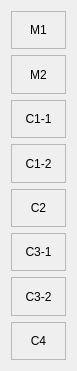
    <widget class="QWidget" name="layoutWidget">
     <property name="geometry">
      <rect>
       <x>104</x>
       <y>50</y>
       <width>61</width>
       <height>371</height>
      </rect>
     </property>
     <layout class="QGridLayout" name="gridLayout_2">
      <item row="0" column="0">
       <widget class="PyDMLabel" name="PyDMLabel_2">
        <property name="minimumSize">
         <size>
          <width>55</width>
          <height>0</height>
         </size>
        </property>
        <property name="toolTip">
         <string/>
        </property>
        <property name="frameShape">
         <enum>QFrame::StyledPanel</enum>
        </property>
        <property name="frameShadow">
         <enum>QFrame::Plain</enum>
        </property>
        <property name="lineWidth">
         <number>5</number>
        </property>
        <property name="text">
         <string>M1</string>
        </property>
        <property name="alignment">
         <set>Qt::AlignCenter</set>
        </property>
       </widget>
      </item>
      <item row="1" column="0">
       <widget class="PyDMLabel" name="PyDMLabel_9">
        <property name="minimumSize">
         <size>
          <width>55</width>
          <height>0</height>
         </size>
        </property>
        <property name="toolTip">
         <string/>
        </property>
        <property name="frameShape">
         <enum>QFrame::StyledPanel</enum>
        </property>
        <property name="frameShadow">
         <enum>QFrame::Plain</enum>
        </property>
        <property name="lineWidth">
         <number>5</number>
        </property>
        <property name="text">
         <string>M2</string>
        </property>
        <property name="alignment">
         <set>Qt::AlignCenter</set>
        </property>
       </widget>
      </item>
      <item row="2" column="0">
       <widget class="PyDMLabel" name="PyDMLabel_8">
        <property name="minimumSize">
         <size>
          <width>55</width>
          <height>0</height>
         </size>
        </property>
        <property name="toolTip">
         <string/>
        </property>
        <property name="frameShape">
         <enum>QFrame::StyledPanel</enum>
        </property>
        <property name="frameShadow">
         <enum>QFrame::Plain</enum>
        </property>
        <property name="lineWidth">
         <number>5</number>
        </property>
        <property name="text">
         <string>C1-1</string>
        </property>
        <property name="alignment">
         <set>Qt::AlignCenter</set>
        </property>
       </widget>
      </item>
      <item row="3" column="0">
       <widget class="PyDMLabel" name="PyDMLabel_7">
        <property name="minimumSize">
         <size>
          <width>55</width>
          <height>0</height>
         </size>
        </property>
        <property name="toolTip">
         <string/>
        </property>
        <property name="frameShape">
         <enum>QFrame::StyledPanel</enum>
        </property>
        <property name="frameShadow">
         <enum>QFrame::Plain</enum>
        </property>
        <property name="lineWidth">
         <number>5</number>
        </property>
        <property name="text">
         <string>C1-2</string>
        </property>
        <property name="alignment">
         <set>Qt::AlignCenter</set>
        </property>
       </widget>
      </item>
      <item row="4" column="0">
       <widget class="PyDMLabel" name="PyDMLabel_6">
        <property name="minimumSize">
         <size>
          <width>55</width>
          <height>0</height>
         </size>
        </property>
        <property name="toolTip">
         <string/>
        </property>
        <property name="frameShape">
         <enum>QFrame::StyledPanel</enum>
        </property>
        <property name="frameShadow">
         <enum>QFrame::Plain</enum>
        </property>
        <property name="lineWidth">
         <number>5</number>
        </property>
        <property name="text">
         <string>C2</string>
        </property>
        <property name="alignment">
         <set>Qt::AlignCenter</set>
        </property>
       </widget>
      </item>
      <item row="5" column="0">
       <widget class="PyDMLabel" name="PyDMLabel_5">
        <property name="minimumSize">
         <size>
          <width>55</width>
          <height>0</height>
         </size>
        </property>
        <property name="toolTip">
         <string/>
        </property>
        <property name="frameShape">
         <enum>QFrame::StyledPanel</enum>
        </property>
        <property name="frameShadow">
         <enum>QFrame::Plain</enum>
        </property>
        <property name="lineWidth">
         <number>5</number>
        </property>
        <property name="text">
         <string>C3-1</string>
        </property>
        <property name="alignment">
         <set>Qt::AlignCenter</set>
        </property>
       </widget>
      </item>
      <item row="6" column="0">
       <widget class="PyDMLabel" name="PyDMLabel_4">
        <property name="minimumSize">
         <size>
          <width>55</width>
          <height>0</height>
         </size>
        </property>
        <property name="toolTip">
         <string/>
        </property>
        <property name="frameShape">
         <enum>QFrame::StyledPanel</enum>
        </property>
        <property name="frameShadow">
         <enum>QFrame::Plain</enum>
        </property>
        <property name="lineWidth">
         <number>5</number>
        </property>
        <property name="text">
         <string>C3-2</string>
        </property>
        <property name="alignment">
         <set>Qt::AlignCenter</set>
        </property>
       </widget>
      </item>
      <item row="7" column="0">
       <widget class="PyDMLabel" name="PyDMLabel_3">
        <property name="minimumSize">
         <size>
          <width>55</width>
          <height>0</height>
         </size>
        </property>
        <property name="toolTip">
         <string/>
        </property>
        <property name="frameShape">
         <enum>QFrame::StyledPanel</enum>
        </property>
        <property name="frameShadow">
         <enum>QFrame::Plain</enum>
        </property>
        <property name="lineWidth">
         <number>5</number>
        </property>
        <property name="text">
         <string>C4</string>
        </property>
        <property name="alignment">
         <set>Qt::AlignCenter</set>
        </property>
       </widget>
      </item>
     </layout>
    </widget>
